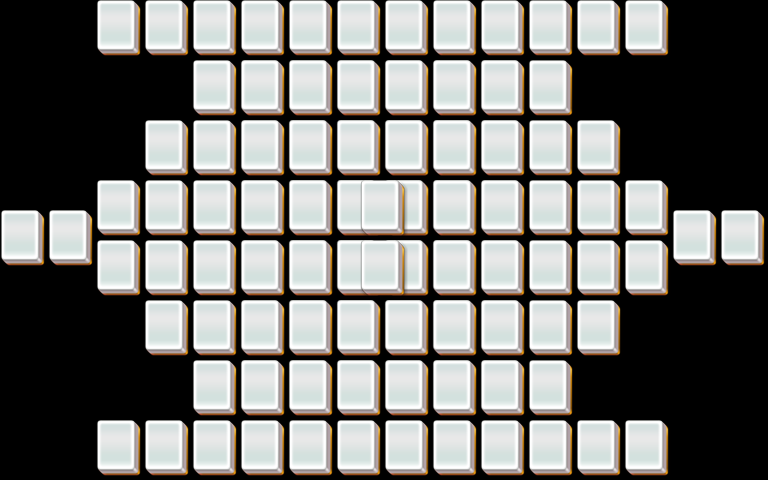

Tiled map render using the project's own tile images. Description and the map definition, with tile-layer contents summarised, below:
An orthogonal 32x16 tile map with 24x30 px tiles, 5 tile layers (layer1, layer2, layer3, layer4, ...).

<map version="1.0" orientation="orthogonal" width="32" height="16" tilewidth="24" tileheight="30">
 <properties>
  <property name="species" value="20" />
 </properties>
 <tileset firstgid="1" name="mahjong" tilewidth="48" tileheight="60">
  <image source="mahjong.png" />
 </tileset>
 <layer name="layer1" width="32" height="16">
  <data>[512 cells, 88 non-empty, 1 distinct tile ids]</data>
 </layer>
 <layer name="layer2" width="32" height="16">
  <data>[512 cells, 36 non-empty, 1 distinct tile ids]</data>
 </layer>
 <layer name="layer3" width="32" height="16">
  <data>[512 cells, 16 non-empty, 1 distinct tile ids]</data>
 </layer>
 <layer name="layer4" width="32" height="16">
  <data>[512 cells, 4 non-empty, 1 distinct tile ids]</data>
 </layer>
 <layer name="layer5" width="32" height="16">
  <data>[512 cells, 2 non-empty, 1 distinct tile ids]</data>
 </layer>
</map>
